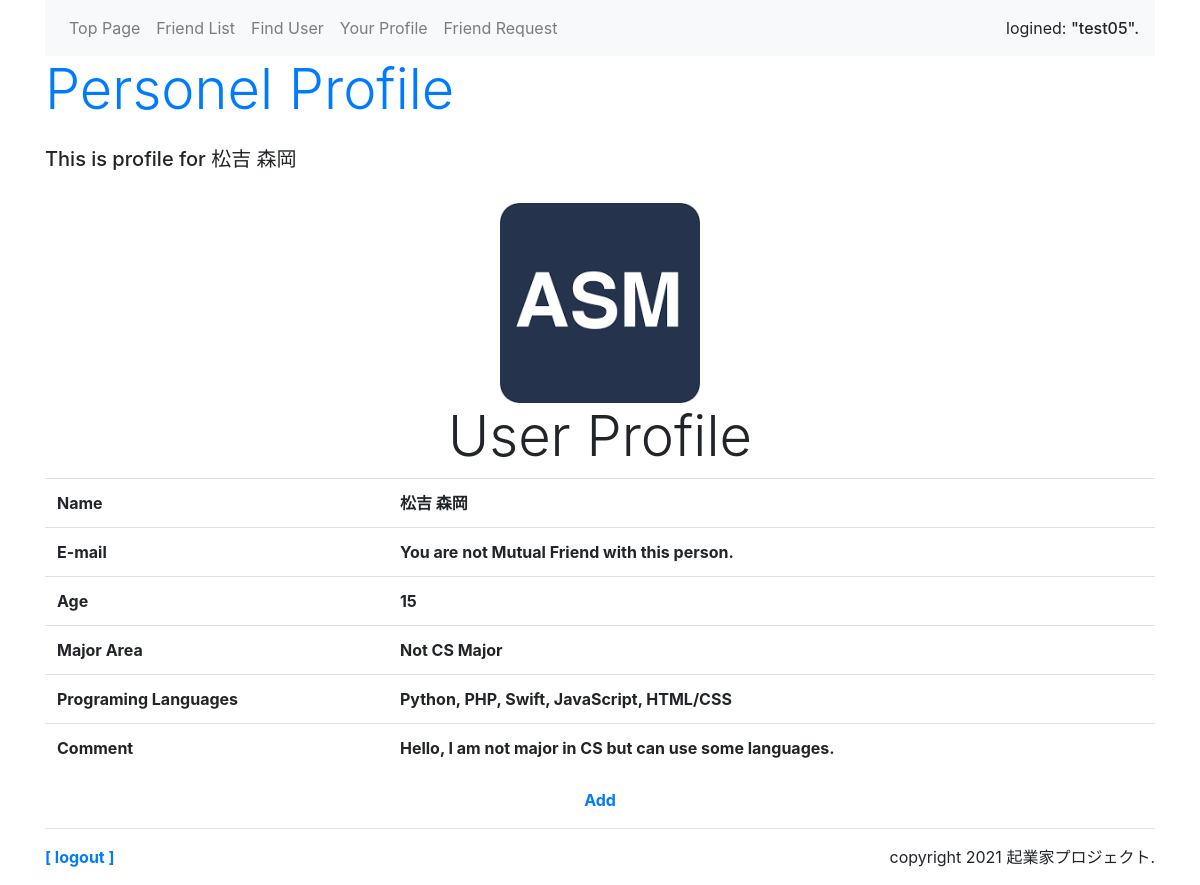
The page /app/profile/7 (signed in) on the database its author committed.
### app/models.py (models this page shows, shortened)
class Image(models.Model):
    owner = models.ForeignKey(User,on_delete=models.CASCADE,related_name="image_owner")
    image = models.ImageField(upload_to="img")

class Profile(models.Model):
    owner = models.ForeignKey(User,on_delete=models.CASCADE,related_name="profile_owner")
    age = models.IntegerField(default=0)
    major = models.CharField(max_length=50)
    prog_langs = models.CharField(max_length=300)
    comment = models.TextField(max_length=300)

### app/views.py (the view)
# urls.py: path("profile/<int:num>",views.profile,name="profile"),
@ login_required(login_url="/admin/login/")
def profile(request,num=1):
    target = User.objects.all().filter(id=num).first()
    if request.user.id == num:
        email = str(request.user.email)
        edit = True
        add = False
    elif is_mutual_friend(request.user,target):
        email = str(target.email)
        edit = False
        add = False
    elif is_friend(request.user,target):
        email = "You added this person as Friend, BUT, This person did not add you yet."
        edit = False
        add = False
    elif is_friend(target,request.user):
        email = "This person added you as Friend, BUT, You did not add this person yet."
        edit = False
        add = True
    else:
        email = "You are not Mutual Friend with this person."
        edit= False
        add = True
    params = {
        "login_user":request.user,
        "target_id":target.id,
        "title":"Personel Profile",
        "msg":"This is profile for "+str(target.first_name)+" "+str(target.last_name),
        "name":str(target.first_name)+" "+str(target.last_name),
        "email":email,
        "profile":Profile.objects.all().filter(owner=target).first(),
        "image":Image.objects.all().filter(owner=target).first(),
        "edit":edit,
        "add":add,
    }
    return render(request,'app/profile.html',params)

### app/utils.py (called while the page is built)
def is_mutual_friend(user,target):
    user_target = is_friend(user,target)
    target_user = is_friend(target,user)
    return user_target and target_user

def is_friend(user,target):
    friend = Friend.objects.all().filter(owner=user).filter(user=target).first()
    if friend is not None: return True
    else: return False

### app/templates/app/profile.html (shortened to what this page needs)
{% load static %}
<!DOCTYPE html>
<html lang="ja">
    <head>
        <link rel="stylesheet" href="https://stackpath.bootstrapcdn.com/bootstrap/4.3.1/css/bootstrap.min.css">
    </head>
    <body class="container">
        <nav class="navbar navbar-expand navbar-light bg-light">
            <ul class="navbar-nav mr-auto">
                <li class="nav-item"><a class="nav-link" href={% url "index" %}>Top Page</a></li>
                <li class="nav-item"><a class="nav-link" href={% url "friends" %}>Friend List</a></li>
                <li class="nav-item"><a class="nav-link" href={% url "find" %}>Find User</a></li>
                <li class="nav-item"><a class="nav-link" href={% url "profile" login_user.id %}>Your Profile</a></li>
                <li class="nav-item"><a class="nav-link" href={% url "friends_request" %}>Friend Request</a></li>
            </ul>
            <span>logined: <span class="h6">"{{login_user}}".</span></span>
        </nav>
        <h1 class="display-4 text-primary">{{title}}</h1>
        <p class="h5 mt-4">{{msg}}</p>
        <br>
        <div class="text-center">
            <img src="{{MEDIA_URL}}{{image.image}}" width=200>
        </div>
        <h1 class="display-4 text-center">User Profile</h1>
        <table class="table">
            <tr><th>Name</th><th>{{name}}</th></tr>
            <tr><th>E-mail</th><th>{{email}}</th></tr>
            <tr><th>Age</th><th>{{profile.age}}</th></tr>
            <tr><th>Major Area</th><th>{{profile.major}}</th></tr>
            <tr><th>Programing Languages</th><th>{{profile.prog_langs}}</th></tr>
            <tr><th>Comment</th><th>{{profile.comment}}</th></tr>
        </table>
        <div class="text-center">
        {% if add %} <span class="font-weight-bold"><a href={% url "add" target_id %}>Add</a></span> {% endif %}
        </div>
        <hr>
        <div class="my-3">
            <span class="font-weight-bold"><a href="/admin/logout?next=/app/">[ logout ]</a></span>
            <span class="float-right">copyright 2021 起業家プロジェクト.</span>
        </div>
    </body>
</html>

### rows shown on the page
Image: image (picture)
Profile: age "15", major "Not CS Major", prog_langs "Python, PHP, Swift, JavaScript, HTML/CSS", comment "Hello, I am not major in CS but can use some languages."

### other values the page prints
{{ login_user }} "test05"
{{ title }} "Personel Profile"
{{ msg }} "This is profile for 松吉 森岡"
{{ name }} "松吉 森岡"
{{ email }} "You are not Mutual Friend with this person."
